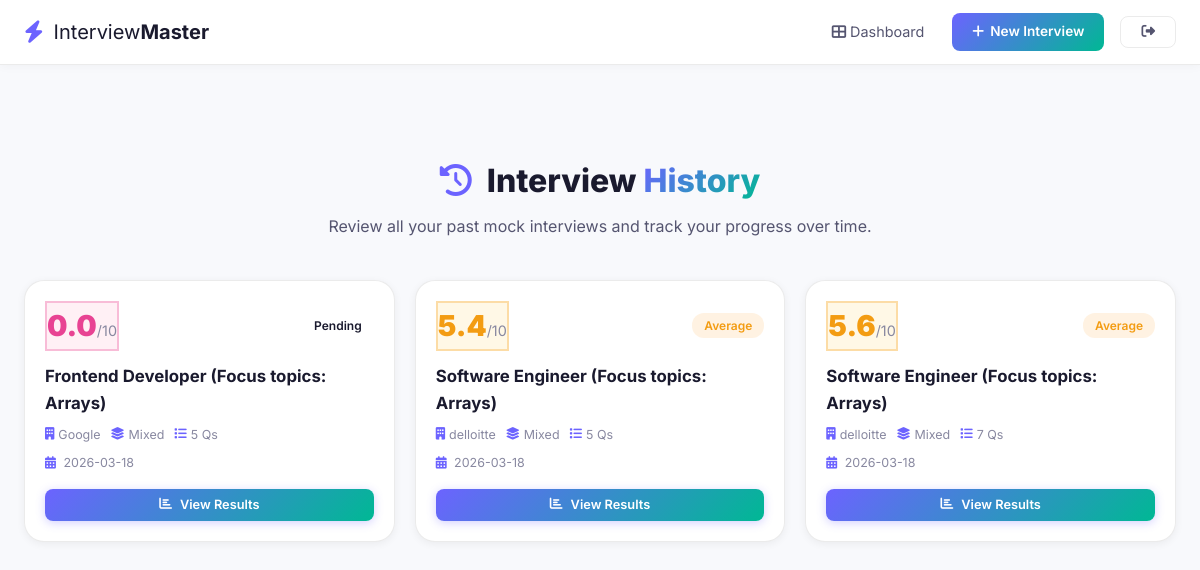
Screenshot of /history (signed in) with the database file from the repository.
### tables this page shows
CREATE TABLE interviews (
            id INTEGER PRIMARY KEY AUTOINCREMENT,
            user_id INTEGER NOT NULL,
            job_role TEXT NOT NULL,
            company TEXT NOT NULL,
            interview_type TEXT NOT NULL,
            total_questions INTEGER DEFAULT 0,
            score REAL DEFAULT 0,
            rating TEXT DEFAULT '',
            feedback TEXT DEFAULT '',
            strengths TEXT DEFAULT '[]',
            weaknesses TEXT DEFAULT '[]',
            suggestions TEXT DEFAULT '[]',
            created_at TIMESTAMP DEFAULT CURRENT_TIMESTAMP,
            FOREIGN KEY (user_id) REFERENCES users(id)
        );

### app.py (the view)
@app.route('/history')
@login_required
def history():
    interviews = get_user_interviews(session['user_id'])
    return render_template('history.html', interviews=interviews)

### app.py (called while the page is built)
def login_required(f):
    from functools import wraps
    @wraps(f)
    def decorated(*args, **kwargs):
        if 'user_id' not in session:
            flash('Please login to continue.', 'warning')
            return redirect(url_for('login'))
        return f(*args, **kwargs)
    return decorated

### database.py (called while the page is built)
def get_db():
    conn = sqlite3.connect(DB_PATH)
    conn.row_factory = sqlite3.Row
    return conn

def get_user_interviews(user_id):
    conn = get_db()
    interviews = conn.execute(
        'SELECT * FROM interviews WHERE user_id = ? ORDER BY created_at DESC', (user_id,)
    ).fetchall()
    conn.close()
    return interviews

### templates/history.html (shortened to what this page needs)
{% extends 'base.html' %}
{% block body %}
<nav class="navbar glass-nav">
    <div class="nav-container">
        <a href="{{ url_for('dashboard') }}" class="nav-logo">
            <i class="fas fa-bolt"></i>
            <span>Interview<strong>Master</strong></span>
        </a>
        <div class="nav-links">
            <a href="{{ url_for('dashboard') }}" class="nav-link"><i class="fas fa-th-large"></i> Dashboard</a>
            <a href="{{ url_for('setup') }}" class="nav-btn nav-btn-primary" id="newInterviewHistBtn"><i
                    class="fas fa-plus"></i> New Interview</a>
            <a href="{{ url_for('logout') }}" class="nav-btn nav-btn-outline"><i class="fas fa-sign-out-alt"></i></a>
        </div>
    </div>
</nav>
<main class="history-main">
    <div class="container">
        <div class="history-header animate-fade-in">
            <h1><i class="fas fa-history"></i> Interview <span class="gradient-text">History</span></h1>
            <p>Review all your past mock interviews and track your progress over time.</p>
        </div>
        {% if interviews|length > 0 %}
        <div class="history-grid animate-fade-in">
            {% for interview in interviews %}
            <div class="history-card glass-card" id="historyCard{{ interview.id }}">
                <div class="history-card-top">
                    <div
                        class="history-card-score {% if interview.score >= 7 %}score-high{% elif interview.score >= 4 %}score-mid{% else %}score-low{% endif %}">
                        {{ interview.score }}<span>/10</span>
                    </div>
                    <span class="rating-badge rating-{{ interview.rating | lower | replace(' ', '-') }}">
                        {{ interview.rating or 'Pending' }}
                    </span>
                </div>
                <div class="history-card-body">
                    <h3>{{ interview.job_role }}</h3>
                    <div class="history-meta">
                        <span><i class="fas fa-building"></i> {{ interview.company }}</span>
                        <span><i class="fas fa-layer-group"></i> {{ interview.interview_type | capitalize }}</span>
                        <span><i class="fas fa-list"></i> {{ interview.total_questions }} Qs</span>
                    </div>
                    <div class="history-date">
                        <i class="fas fa-calendar-alt"></i> {{ interview.created_at[:10] }}
                    </div>
                </div>
                <div class="history-card-footer">
                    <a href="{{ url_for('results', interview_id=interview.id) }}"
                        class="btn btn-primary btn-sm btn-block">
                        <i class="fas fa-chart-bar"></i> View Results
                    </a>
                </div>
            </div>
            {% endfor %}
        </div>
        {% endif %}
    </div>
</main>
{% endblock %}

### rows the page displays
interviews: score "0.0", rating "Pending", job_role "Frontend Developer (Focus topics: Arrays)", company "Google", interview_type "Mixed", total_questions "5", created_at "2026-03-18"
interviews: score "5.4", rating "Average", job_role "Software Engineer (Focus topics: Arrays)", company "delloitte", interview_type "Mixed", total_questions "5", created_at "2026-03-18"
interviews: score "5.6", rating "Average", job_role "Software Engineer (Focus topics: Arrays)", company "delloitte", interview_type "Mixed", total_questions "7", created_at "2026-03-18"
